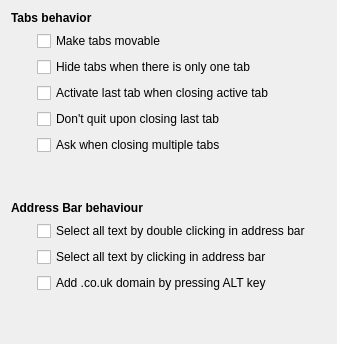
     <widget class="QWidget" name="stackedWidgetPage3">
      <layout class="QGridLayout" name="gridLayout_8">
       <item row="0" column="0" colspan="3">
        <widget class="QLabel" name="label_13">
         <property name="text">
          <string>&lt;b&gt;Tabs behavior&lt;/b&gt;</string>
         </property>
        </widget>
       </item>
       <item row="1" column="0">
        <spacer name="horizontalSpacer_9">
         <property name="orientation">
          <enum>Qt::Horizontal</enum>
         </property>
         <property name="sizeType">
          <enum>QSizePolicy::Fixed</enum>
         </property>
         <property name="sizeHint" stdset="0">
          <size>
           <width>20</width>
           <height>20</height>
          </size>
         </property>
        </spacer>
       </item>
       <item row="1" column="1" colspan="2">
        <widget class="QCheckBox" name="makeMovable">
         <property name="text">
          <string>Make tabs movable</string>
         </property>
        </widget>
       </item>
       <item row="2" column="1" colspan="2">
        <widget class="QCheckBox" name="hideTabsOnTab">
         <property name="text">
          <string>Hide tabs when there is only one tab</string>
         </property>
        </widget>
       </item>
       <item row="8" column="0" colspan="4">
        <widget class="QLabel" name="label_25">
         <property name="text">
          <string>&lt;b&gt;Address Bar behaviour&lt;/b&gt;</string>
         </property>
        </widget>
       </item>
       <item row="12" column="1">
        <spacer name="verticalSpacer_8">
         <property name="orientation">
          <enum>Qt::Vertical</enum>
         </property>
         <property name="sizeHint" stdset="0">
          <size>
           <width>20</width>
           <height>40</height>
          </size>
         </property>
        </spacer>
       </item>
       <item row="9" column="1" colspan="3">
        <widget class="QCheckBox" name="selectAllOnFocus">
         <property name="text">
          <string>Select all text by double clicking in address bar</string>
         </property>
        </widget>
       </item>
       <item row="11" column="1" colspan="3">
        <widget class="QCheckBox" name="addCountryWithAlt">
         <property name="text">
          <string>Add .co.uk domain by pressing ALT key</string>
         </property>
        </widget>
       </item>
       <item row="7" column="1">
        <spacer name="verticalSpacer_7">
         <property name="orientation">
          <enum>Qt::Vertical</enum>
         </property>
         <property name="sizeHint" stdset="0">
          <size>
           <width>20</width>
           <height>40</height>
          </size>
         </property>
        </spacer>
       </item>
       <item row="6" column="1">
        <widget class="QCheckBox" name="askWhenClosingMultipleTabs">
         <property name="text">
          <string>Ask when closing multiple tabs</string>
         </property>
        </widget>
       </item>
       <item row="10" column="1" colspan="3">
        <widget class="QCheckBox" name="selectAllOnClick">
         <property name="text">
          <string>Select all text by clicking in address bar</string>
         </property>
        </widget>
       </item>
       <item row="1" column="3">
        <spacer name="horizontalSpacer_16">
         <property name="orientation">
          <enum>Qt::Horizontal</enum>
         </property>
         <property name="sizeHint" stdset="0">
          <size>
           <width>40</width>
           <height>20</height>
          </size>
         </property>
        </spacer>
       </item>
       <item row="4" column="1">
        <widget class="QCheckBox" name="activateLastTab">
         <property name="text">
          <string>Activate last tab when closing active tab</string>
         </property>
        </widget>
       </item>
       <item row="5" column="1">
        <widget class="QCheckBox" name="dontQuitOnTab">
         <property name="text">
          <string>Don't quit upon closing last tab</string>
         </property>
        </widget>
       </item>
      </layout>
     </widget>
